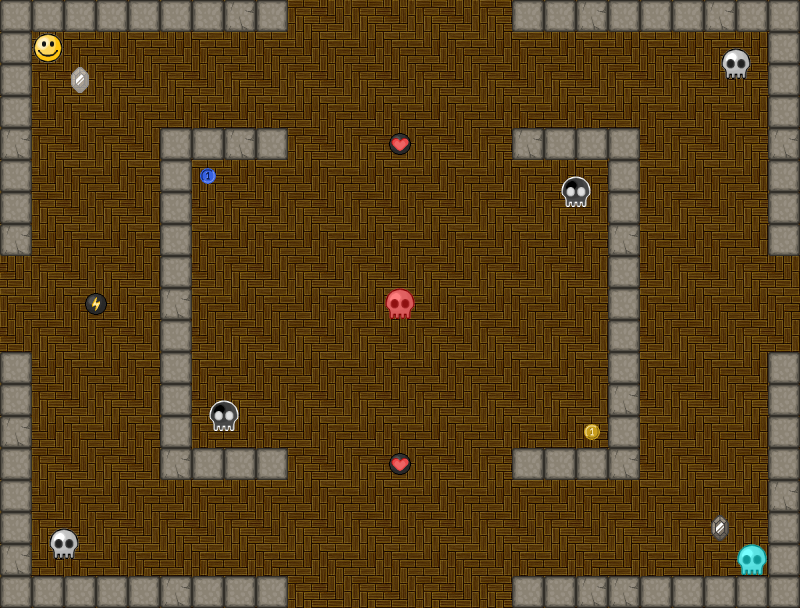

This is a level from a 2D game, rendered from its Tiled map with the project's own tilesets. A one-line summary and the map file follow, with tile-layer data summarised:
An orthogonal 50x38 tile map with 16x16 px tiles, 2 tile layers (background, map), 2 tilesets.

<map version="1.0" orientation="orthogonal" renderorder="right-down" width="50" height="38" tilewidth="16" tileheight="16" nextobjectid="1">
 <properties>
  <property name="type" value="duel" />
 </properties>
 <tileset firstgid="1" name="Sprite" tilewidth="32" tileheight="32" tilecount="64" columns="8">
  <tileoffset x="0" y="16" />
  <image source="../tileset/sprite.png" width="256" height="256" />
 </tileset>
 <tileset firstgid="65" name="Background" tilewidth="32" tileheight="32" tilecount="64" columns="8">
  <tileoffset x="0" y="16" />
  <image source="../tileset/background.png" width="256" height="256" />
 </tileset>
 <layer name="background" width="50" height="38">
  <data>[1900 cells, 475 non-empty, 4 distinct tile ids]</data>
 </layer>
 <layer name="map" width="50" height="38">
  <data>[1900 cells, 112 non-empty, 13 distinct tile ids]</data>
 </layer>
</map>
